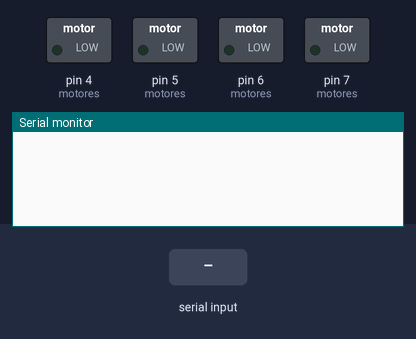
Recording of a sketch running on a simulated Arduino Uno, built with avr-gcc and run on an emulated ATmega328P. On the bench: switched loads named in the sketch (green lamp = pin HIGH), the last lines printed to the serial monitor. Inputs (shaded band) come from the test bench.

Above: at 1.2 s.
1.3 s: "F\n" received over Serial
At 1.9 s:
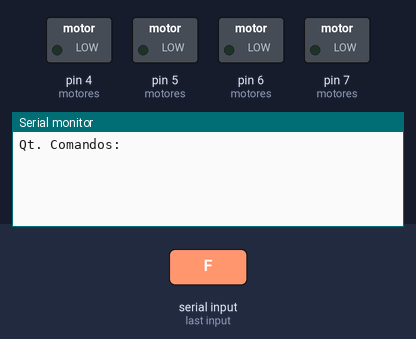
2.8 s: ";\n" received over Serial
At 3.6 s:
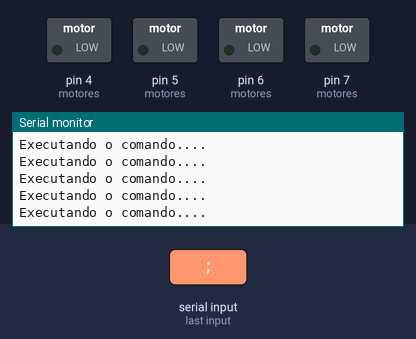

Measured:
- after the input at 1.3 s, the serial monitor: prints a new line at once (image 1)
- after the input at 2.8 s, the serial monitor: prints a new line at once (image 2)

The sketch:

phprobot_firmware_l298n.ino
```cpp
// (licence header left out)
// motor1 = motorA
int IN1 = 4;
int IN2 = 5;
//motor2 = motorB
int IN3 = 6;
int IN4 = 7;

#define FORWARD 1
#define BACKWARD 2
#define RELEASE 0

int motores[2][2] = {
                      {IN1 , IN2},   //input pin to control Motor1--> Motor[0][0]=4, Motor[0][1]=5
                      {IN3 , IN4},   //input pin to control Motor2--> Motor[1][0]=6, Motor[1][1]=7
                    };

void setup() {
  Serial.begin(9600);
  pinMode(motores[0][0], OUTPUT);
  pinMode(motores[0][1], OUTPUT);
  pinMode(motores[1][0], OUTPUT);
  pinMode(motores[1][1], OUTPUT);
}

void loop() {

  if (Serial.available()) {
    // Lê toda string recebida
    String recebido = leStringSerial();
    //Serial.println("Leu o serial...");

    //--> Criação de um vetor de comandos
    //declaracao do vetor de comandos
    int qtComandos = getQuantComandos(recebido);
    String comandos[qtComandos];

    int index = 0;
    int posinicial = 0;
    //varrendo a string para adicionar o comando no vetor
    for (int i = 0; i < recebido.length(); i++){
      if(recebido.charAt(i) == ';') {
        comandos[index] = recebido.substring(posinicial, i);
        posinicial = i + 1;
        index++;
      }
    }
    Serial.println("Qt. Comandos: "+ qtComandos);
    //--> Execução dos comandos.
    //executar os comandos...
    for (int i = 0; i < sizeof(comandos); i++){
      executaComando(comandos[i]);
    }

  }

}

//obter a quantidade de comandos
int getQuantComandos(String comandos){
  int conta = 0;
  for (int i = 0; i < comandos.length(); i++){
    if(comandos.charAt(i) == ';') {
      conta++;
    }
  }
  return conta;
}

void executaComando(String comando){
  //--> Antes de executar o comando é necessário determinar o componente e o comando
  //varrendo a string para desmembrar o componente (motor) do comando
    Serial.println("Executando o comando....");
    for (int i = 0; i < comando.length(); i++){
      if(comando.charAt(i) == ':') {
        //Exemplo de comando:
        //MOTOR1:T;MOTOR1:F;MOTOR1:P;
        int componente = (comando.substring(i-1, i).toInt() - 1); //n. componente
        String direcao = comando.substring(i+1, i+2); //letra da direcao

        //transformando o comando em direção
        if (direcao == "F"){
          Serial.println("Para frente...");
          run(componente, FORWARD);
        }else if (direcao == "P"){
          Serial.println("Parar...");
          run(componente, RELEASE);
        }else if (direcao == "T"){
          Serial.println("Para tras...");
          run(componente, BACKWARD);
        }
        //Serial.println("posicao: "+ String(componente) );
      }

    }
     delay(10);
}

void run(int motor, int acao){
  //acao = 1 = frente
  //acao = 2 = tras
  //acao = 0 = parar
  switch (acao) {
    case FORWARD:
      Serial.println("para a frente..."+ String(motor) +" ..");
      Serial.println("Motor pino: "+ String(motores[motor][0]) + " e "+ String(motores[motor][1]));
      digitalWrite(motores[motor][0], HIGH);
      digitalWrite(motores[motor][1], LOW);
      delay(2000);
      break;
    case BACKWARD:
      Serial.println("entrou dentro do voltar...");
      digitalWrite(motores[motor][0], LOW);
      digitalWrite(motores[motor][1], HIGH);
      break;
    case RELEASE:
    Serial.println("entrou dentro do parar...");
      digitalWrite(motores[motor][0], LOW);
      digitalWrite(motores[motor][1], LOW);
      break;
  }

}


String leStringSerial(){
  String conteudo = "";
  char caractere;
  while(Serial.available() > 0) {
    caractere = Serial.read();
    // Ignora caractere de quebra de linha
    if (caractere != '\n'){
      conteudo.concat(caractere);
    }
    // Aguarda buffer serial ler próximo caracter
    delay(10);
  }

  return conteudo;
}
```
